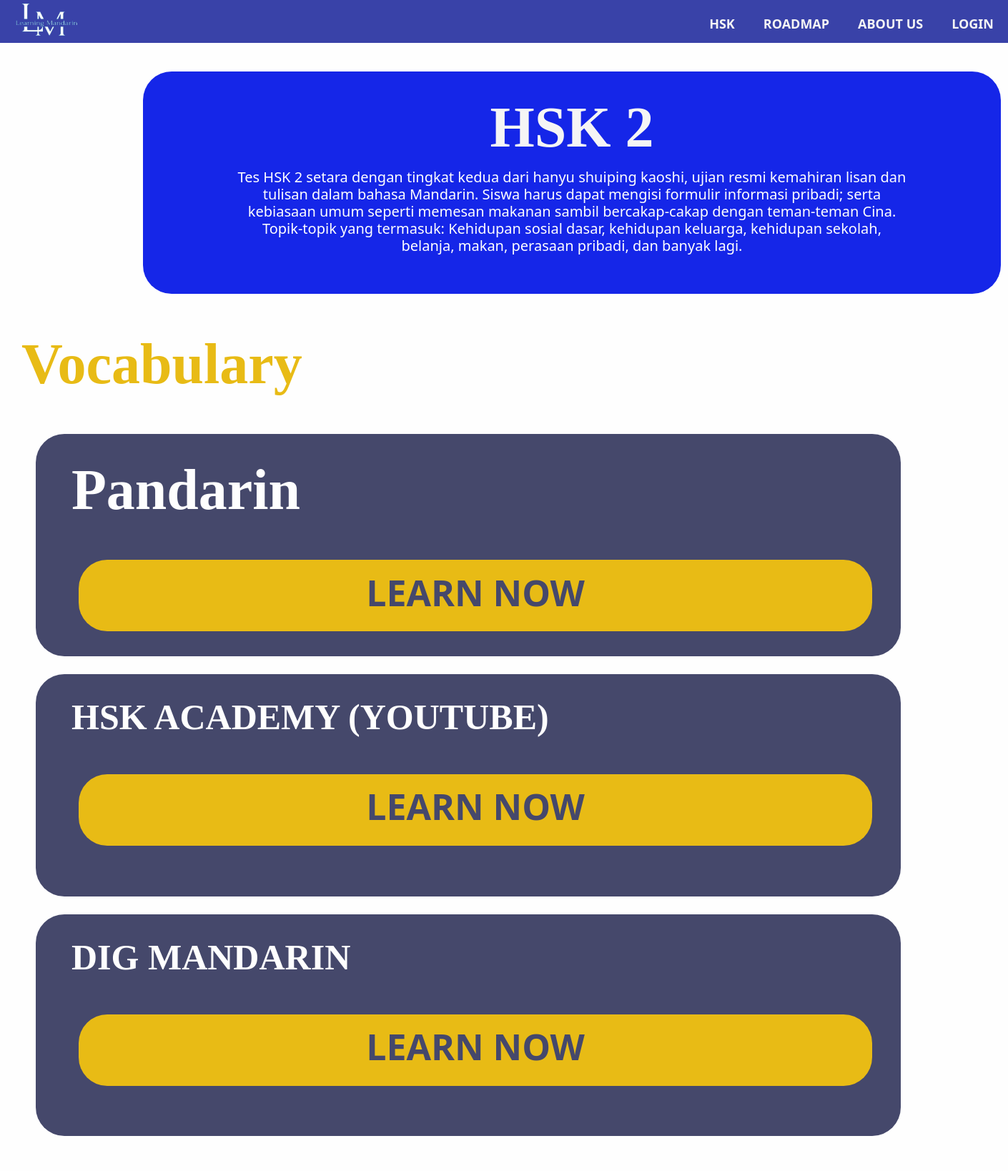
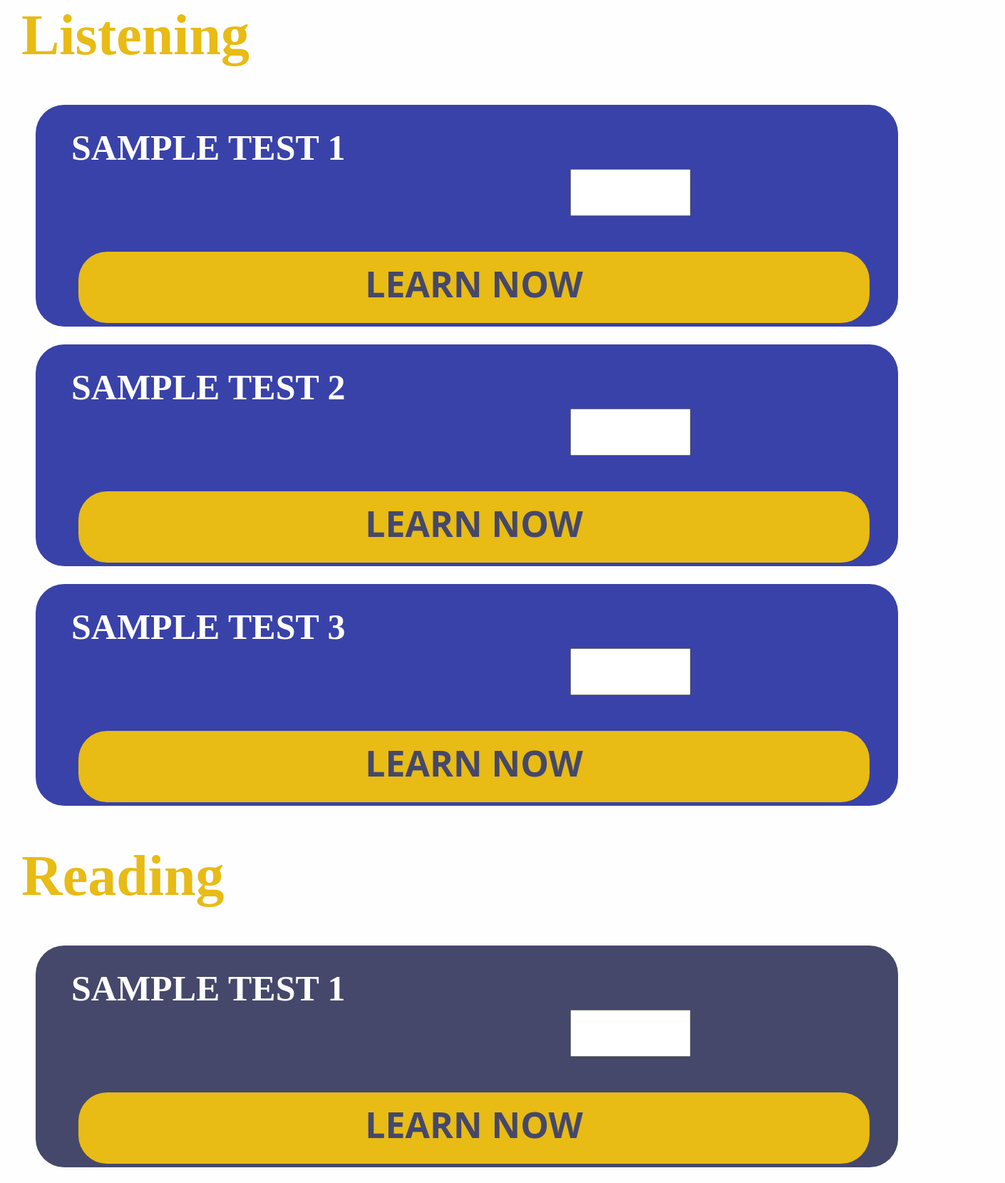
/isiHsk/2 (upper part), run on the app's committed database (2 pictures, top to bottom).
### myapp/models.py (models this page shows)
class hsk(models.Model):
    judul = models.CharField(max_length = 100)
    deskripsi = models.TextField(max_length = 10000)
    link_audio = models.TextField(max_length = 10000, default='/')
    link_audio2 = models.TextField(max_length = 10000, default='/')
    link_audio3 = models.TextField(max_length = 10000, default='/')
    link_vocab = models.TextField(max_length = 10000)
    link_reading = models.TextField(max_length = 10000 , default='/')
    link_reading2 = models.TextField(max_length = 10000, default='/')
    link_reading3 = models.TextField(max_length = 10000, default='/')
    link_writing = models.TextField(max_length = 10000 , default='/')
    link_writing2 = models.TextField(max_length = 10000, default='/')
    link_writing3 = models.TextField(max_length = 10000, default='/')
    link_pandarin=models.TextField(max_length = 10000, default='/')
    link_academy=models.TextField(max_length = 10000, default='/')
    link_dig=models.TextField(max_length = 10000, default='/')

### myapp/views.py (the view, shortened to what this page needs)
# urls.py: path("isiHsk/<str:id>", views.isiHsk, name="isiHsk"),
def isiHsk(request, id):
    hsk= list_hsk.objects.get(id=id)
    if request.user.is_authenticated:
        userf=userFire.objects.get(user=request.user)
        info = auth.get_account_info(str(userf.kunci))
        uid = info['users'][0]['localId']
    context ={"hsk": hsk}
    nilaiListen=0
    nilaiReading=0
    listen=0
    reading=0
    return render(request, "isiHSK.html", context )

### template/IsiHSK.html (shortened to what this page needs)
{% load static %}
<!DOCTYPE html>
<html lang="en">
<head>
    <link rel="stylesheet" href="https://stackpath.bootstrapcdn.com/bootstrap/4.5.2/css/bootstrap.min.css">
</head>
<body>
    <a href="\">
        <img src="{% static 'lm.png' %}" style="float: left;width: 200px;height: 160px;margin-left: -40px;margin-top: -150px;padding-left: 10px;position: fixed;z-index: 1000;">
    </a>
    <div class="pp" style="z-index: 100;">
        <strong>
            <ul class="menu-kanan" style="z-index: 100;">
                <div style="display: block;" style="z-index: 1000;">
                    {% if user.is_authenticated %}
                        <button class="hskbutton dropbawah" onmouseenter='toggleDropdown("show")' onmouseleave='toggleDropdown()'> <b> {{  user.username  }}</b></button>
                        <div class="dropdown-content" id="dropdownContent" style="margin: 50px;margin-left: 338px;" onmouseenter='toggleDropdown("show")' onmouseleave='toggleDropdown()'>
                            <a href=" {% url 'profile' %}" class="dropdown-item" >Profil</a>
                            <a href="{% url 'logout' %}" class="dropdown-item">Logout</a>
                        </div>
                    {% else %}
                    <a href="{% url 'login' %}">
                        <button class="hskbutton" ><strong>LOGIN</strong></button>
                    </a>
                    {% endif %}
                    <a href="{% url 'about' %}">
                        <button class="hskbutton"><strong>ABOUT US</strong></button>
                    </a>
                    <a href="{% url 'roadmap' %}">
                        <button class="hskbutton" ><strong>ROADMAP</strong></button>
                    </a>
                    <button onmouseenter="dropdown('show')" onmouseleave="dropdown()" class="hskbutton dropbawah" id="hskbutton"><strong>HSK</strong></button>
                </div>
            </ul>
        </strong>
    </div>
    <div style="background-color: #1526E8; width:1200px;height:310.87px; margin: 20px; margin-top: 100px; margin-left: 200px; margin-right: 165px; border-radius: 40px;padding: 30px;">
        <h1 style="text-align: center;"><strong>{{hsk.judul}}</strong></h1>
        <h3 style="color: #fefefe;margin: 100px;margin-top: 10px;text-align: center;font-size: 20px;background-color: #1526E8;">{{hsk.deskripsi}}</strong></h3>
    </div>
    <h1 style="color: #e8bb15; margin-top: 50px;text-indent: 30px;"><strong>Vocabulary</strong><br>
    <div style="background-color: #45486b; width: 1200 px;height:310.87px;margin: 20px;margin-top: 50px;margin-left: 50px; margin-right: 150px; border-radius: 40px;padding: 30px;">
        <h1 style="color:#fefefe; margin-top: 0px;text-indent: 0px;margin-left: 20px;"><strong>Pandarin</strong>
        <div style="background-color: #e8bb15; width: 1000 px;height: 100px;margin: 20px;margin-top: 50px;margin-left: 10px; margin-right: 10px; border-radius: 40px;padding: 30px;">
            <a href={{hsk.link_pandarin}} target="_blank"><br>
                <p style="margin-top: -110px;font-size: 50px;text-align: center;color: #45486b;"><strong>LEARN NOW</strong></p>
            </a>
        </div>
    </div>
    <div style="background-color: #45486b; width: 1200 px;height:310.87px;margin: 20px;margin-top: 25px;margin-left: 50px; margin-right: 150px; border-radius: 40px;padding: 30px;">
        <h1 style="color:#fefefe; margin-top: 0px;text-indent: 0px;margin-left: 20px; font-size: 50px;"><strong>HSK ACADEMY (YOUTUBE)</strong>
        <div style="background-color: #e8bb15; width: 1000 px;height: 100px;margin: 20px;margin-top: 50px;margin-left: 10px; margin-right: 10px; border-radius: 40px;padding: 30px;">
            <a href={{hsk.link_academy}} target="_blank"><br>
                <p style="margin-top: -75px;font-size: 50px;text-align: center;color: #45486b;"><strong>LEARN NOW</strong></p>
            </a>
        </div>
    </div>
    <div style="background-color: #45486b; width: 1200 px;height:310.87px;margin: 20px;margin-top: 25px;margin-left: 50px; margin-right: 150px; border-radius: 40px;padding: 30px;">
        <h1 style="color:#fefefe; margin-top: 0px;text-indent: 0px;margin-left: 20px; font-size: 50px;"><strong>DIG MANDARIN</strong>
        <div style="background-color: #e8bb15; width: 1000 px;height: 100px;margin: 20px;margin-top: 50px;margin-left: 10px; margin-right: 10px; border-radius: 40px;padding: 30px;">
            <a href={{hsk.link_dig}} target="_blank"><br>
                <p style="margin-top: -75px;font-size: 50px;text-align: center;color: #45486b;"><strong>LEARN NOW</strong></p>
            </a>
        </div>
    </div>
                                        <form action="" method="post">
                                            <h1 style="color: #e8bb15; margin-top: 50px;text-indent: 30px;"><strong>Listening</strong><br></h1>
                                            <div style="background-color: #3942a8; width: 1200 px;height:310.87px;margin: 20px;margin-top: 50px;margin-left: 50px; margin-right: 150px; border-radius: 40px;padding: 30px;">
                                                <h1 style="color:#fefefe; margin-top: 0px;text-indent: 0px;margin-left: 20px; font-size: 50px;"><strong>SAMPLE TEST 1</strong>
                                                    <input name="listening1" min="0" max="100" type="number" style="margin-left: 700px;">
                                                    <div style="background-color: #e8bb15; width: 1000 px;height: 100px;margin: 20px;margin-top: 50px;margin-left: 10px; margin-right: 10px; border-radius: 40px;padding: 30px;">
                                                        <a href={{hsk.link_audio}} target="_blank"><br>
                                                            <p style="margin-top: -75px;font-size: 50px;text-align: center;color: #45486b;"><strong>LEARN NOW</strong></p>
                                                        </a>
                                                    </div>
                                                </div>
                                                <div style="background-color: #3942a8; width: 1200 px;height:310.87px;margin: 20px;margin-top: 25px;margin-left: 50px; margin-right: 150px; border-radius: 40px;padding: 30px;">
                                                    <h1 style="color:#fefefe; margin-top: 0px;text-indent: 0px;margin-left: 20px; font-size: 50px;"><strong> SAMPLE TEST 2</strong>
                                                        <input name="listening2" min="0" max="100" type="number" style="margin-left: 700px;">
                                                        <div style="background-color: #e8bb15; width: 1000 px;height: 100px;margin: 20px;margin-top: 50px;margin-left: 10px; margin-right: 10px; border-radius: 40px;padding: 30px;">
                                                            <a href={{hsk.link_audio2}} target="_blank"><br>
                                                                <p style="margin-top: -75px;font-size: 50px;text-align: center;color: #45486b;"><strong>LEARN NOW</strong></p>
                                                            </a>
                                                        </div>
                                                    </div>
                                                    <div style="background-color: #3942a8; width: 1200 px;height:310.87px;margin: 20px;margin-top: 25px;margin-left: 50px; margin-right: 150px; border-radius: 40px;padding: 30px;">
                                                        <h1 style="color:#fefefe; margin-top: 0px;text-indent: 0px;margin-left: 20px; font-size: 50px;"><strong>SAMPLE TEST 3</strong>
                                                            <input name="listening3" min="0" max="100" type="number" style="margin-left: 700px;">
                                                            <div style="background-color: #e8bb15; width: 1000 px;height: 100px;margin: 20px;margin-top: 50px;margin-left: 10px; margin-right: 10px; border-radius: 40px;padding: 30px;">
                                                                <a href={{hsk.link_audio3}} target="_blank"><br>
                                                                    <p style="margin-top: -75px;font-size: 50px;text-align: center;color: #45486b;"><strong>LEARN NOW</strong></p>
                                                                </a>
                                                            </div>
                                                        </div>
                                                        <h1 style="color: #e8bb15; margin-top: 50px;text-indent: 30px;"><strong>Reading</strong><br>
                                                            <div style="background-color: #45486b; width: 1200 px;height:310.87px;margin: 20px;margin-top: 50px;margin-left: 50px; margin-right: 150px; border-radius: 40px;padding: 30px;">
                                                                <h1 style="color:#fefefe; margin-top: 0px;text-indent: 0px;margin-left: 20px;font-size: 50px;"><strong>SAMPLE TEST 1</strong>
                                                                    <input name="Reading1" min="0" max="100" type="number" style="margin-left: 700px;">
                                                                    <div style="background-color: #e8bb15; width: 1000 px;height: 100px;margin: 20px;margin-top: 50px;margin-left: 10px; margin-right: 10px; border-radius: 40px;padding: 30px;">
                                                                        <a href={{hsk.link_reading}} target="_blank"><br>
                                                                            <p style="margin-top: -75px;font-size: 50px;text-align: center;color: #45486b;"><strong>LEARN NOW</strong></p>
                                                                        </a>
                                                                    </div>
                                                                </div>
                                                                    </form>
                                    </body>
                                    </html>

### template/IsiHSK.html (style rules this page uses)
body { background-color: #fefefe; margin: 0; padding: 0; }
h1 { color:whitesmoke; font-family:Cambria, Cochin, Georgia, Times, 'Times New Roman', serif; font-size: 80px; overflow: hidden; padding-bottom: -100px; }
h3 { background-color: #e8bb15; color: #3942a8; font-size: medium; overflow: hidden; }
p { color:whitesmoke; font-family:system-ui; font-size:large; }
ul { list-style-type: none; margin: 0; padding: 0; font-family:system-ui, -apple-system, BlinkMacSystemFont, 'Segoe UI', Roboto, Oxygen, Ubuntu, Cantarell, 'Open Sans', 'Helvetica Neue', sans-serif; overflow: hidden; color:whitesmoke; }
.pp { background-color: #3942a8; color: whitesmoke; display: flex; height: 60px; position: fixed; width: 100%; top: 0; justify-content: flex-end; }
.menu-kanan { text-align: right; }
.hskbutton { float: right; display: block; background-color: #3942a8; color:whitesmoke; font-family:system-ui, -apple-system, BlinkMacSystemFont, 'Segoe UI', Roboto, Oxygen, Ubuntu, Cantarell, 'Open Sans', 'Helvetica Neue', sans-serif; text-align:center; padding-bottom: 10px; padding-top: 20px; padding-left: 20px; padding-right: 20px; text-decoration: none; border:none; cursor: pointer; font-size: large; }
.dropbawah { display: inline-block; padding-left: -10px; }
body, h1, h2, p, button { margin: 0; padding: 0; }
body { font-family: 'Segoe UI', Tahoma, Geneva, Verdana, sans-serif; }

### data on the page
hsk: judul "HSK 2", deskripsi "Tes HSK 2 setara dengan tingkat kedua dari hanyu shuiping kaoshi, ujian resmi kemahiran lisan dan tulisan dalam bahasa Mandarin. Siswa harus dapat mengisi formulir informasi pribadi; serta kebiasaan umum seperti memesan makanan sambil bercakap-cakap dengan teman-teman Cina. Topik-topik yang termasuk: Kehidupan sosial dasar, kehidupan keluarga, kehidupan sekolah, belanja, makan, perasaan pribadi, dan banyak lagi."
